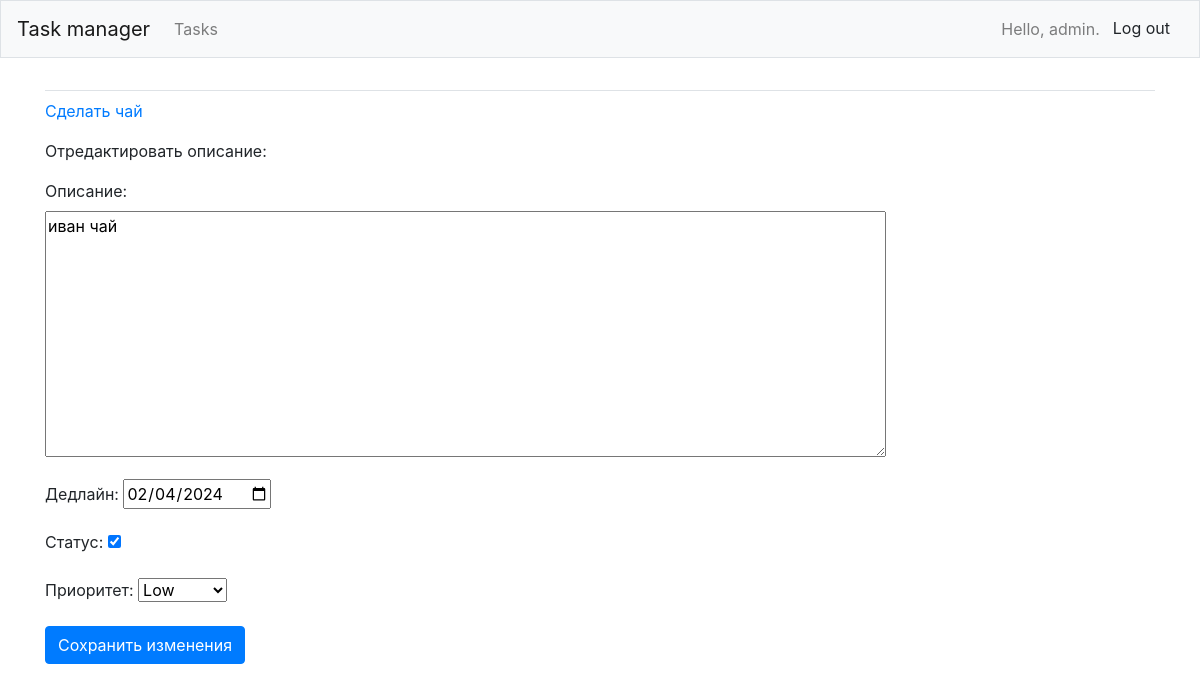
/edit_entry/4/ (signed in), run on an earlier commit of the app's database.
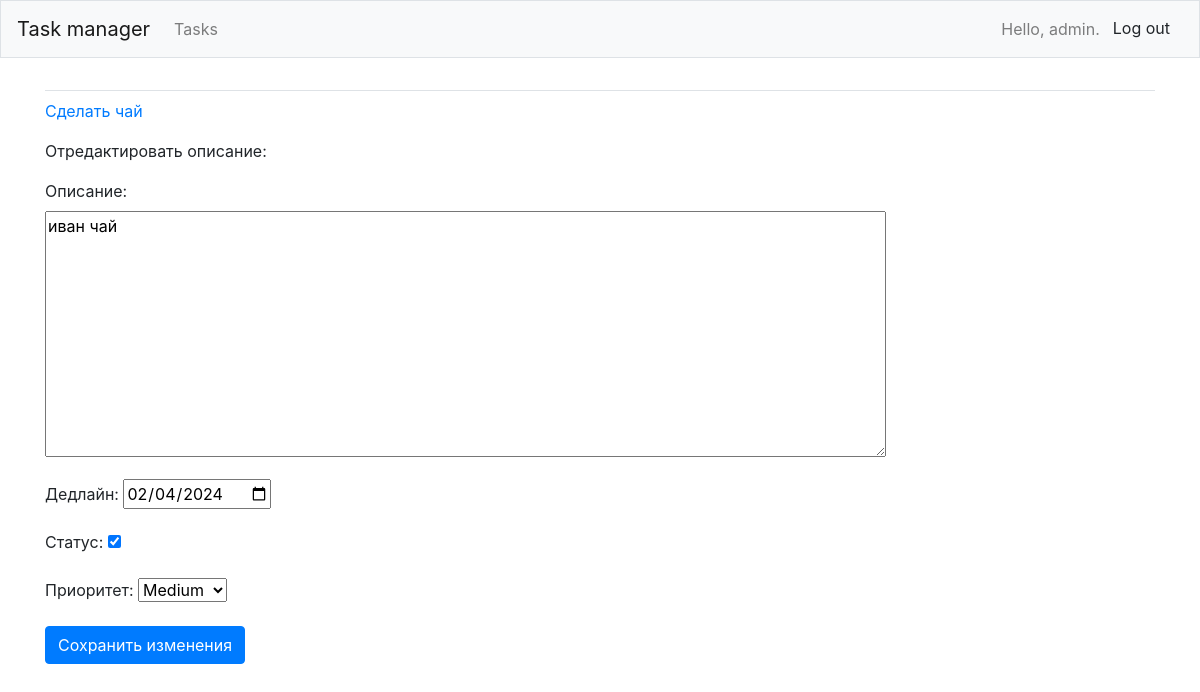
And on a later commit of the database.
### tasks1/models.py (models this page shows, shortened)
class Entry(models.Model):
    task = models.ForeignKey(TodoList, on_delete=models.CASCADE)
    description = models.TextField()
    deadline = models.DateField(auto_now_add=False)
    status = models.BooleanField(default=False)
    priority = models.CharField(max_length=10, choices=(("high", "High"), ("medium", "Medium"), ("low", "Low")))
    class Meta:
        verbose_name_plural = 'entries'

### tasks1/views.py (the view)
# urls.py: path('edit_entry/<int:entry_id>/', views.edit_entry, name='edit_entry'),
@login_required
def edit_entry(request, entry_id):
    entry = Entry.objects.get(id=entry_id)
    task = entry.task
    if task.owner != request.user:
        raise Http404
    if request.method != 'POST':
        form = EntryForm(instance=entry)
    else:
        form = EntryForm(instance=entry, data=request.POST)
        if form.is_valid():
            form.save()
            return redirect('tasks1:task', task_id=task.id)
    context = {'entry': entry, 'task': task, 'form': form}
    return render(request, 'tasks1/edit_entry.html', context)

### tasks1/forms.py
class EntryForm(forms.ModelForm):
    class Meta:
        model = Entry
        fields = ['description', 'deadline', 'status', 'priority']
        labels = {'description': 'Описание', 'deadline': 'Дедлайн', 'status': 'Статус', 'priority': 'Приоритет'}
        widgets = {'description': forms.Textarea(attrs={'cols': 80}), 'deadline': forms.DateInput(attrs={'type': 'date'})}

### tasks1/models.py (called while the page is built)
    def __str__(self):
        return self.task_name

### tasks1/templates/tasks1/edit_entry.html (shortened to what this page needs)
{% extends "tasks1/base.html" %}
{% block content %}
    <div class="row">
        <div class="col-md-6">
            <p><a href="{% url 'tasks1:task' task.id %}">{{ task }}</a></p>
            <p>Отредактировать описание:</p>
            <form action="{% url 'tasks1:edit_entry' entry.id %}" method='post'>
                {{ form.as_p }}
                <button type="submit" class="btn btn-primary">Сохранить изменения</button>
            </form>
        </div>
    </div>
{% endblock content %}

What changed in the data, as far as the page shows it:
changed Entry "иван чай": priority "Low" → "Medium"
